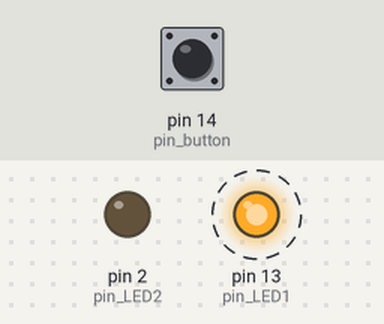
A sketch run on a simulated Arduino Uno, built with avr-gcc and run on an emulated ATmega328P. On the bench: output pins drawn as LEDs (lit = HIGH). Dashed ring = blinking. Inputs (shaded band) come from the test bench; at power-on: pin 14 (pin_button) LOW.

Above: at 1.2 s.
1.3 s: pin 14 (pin_button) pulled HIGH for 3.2 s
At 1.4 s:
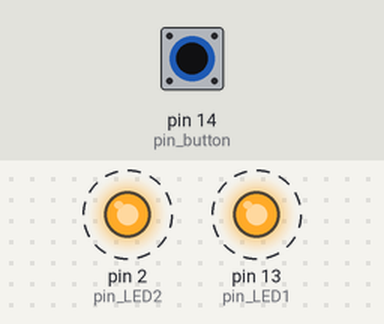
6.0 s: pin 14 (pin_button) pulled HIGH for 0.15 s
At 6.9 s:
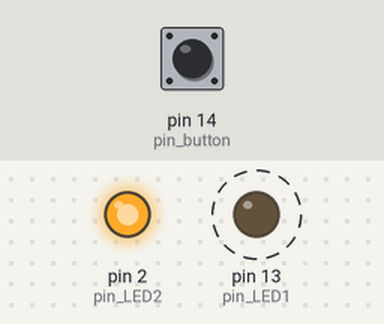
9.1 s: pin 14 (pin_button) pulled HIGH for 1 s
At 11.0 s:
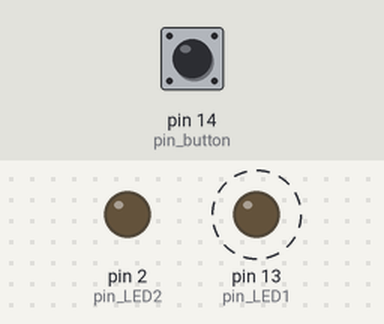
Timing chart, 0 to 18.1 s (numbered marks = the images above; inputs shaded):
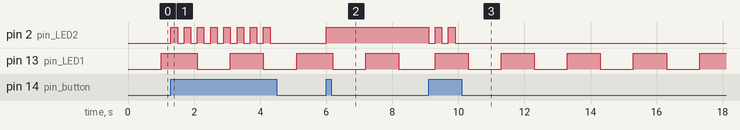

The sketch:

6-2-4.ino
```cpp
int pin_button=14;
const int pin_LED1=13, pin_LED2=2;
unsigned long time_previous, time_current;
boolean LED_state1 = false;
boolean LED_state2 = false;

void setup() {
  pinMode(pin_button, INPUT);
  pinMode(pin_LED1, OUTPUT);
  digitalWrite(pin_LED1, LED_state1);
  pinMode(pin_LED2, OUTPUT);
  digitalWrite(pin_LED2, LED_state2);
  time_previous = millis();
  Serial.begin(9600);
}

void loop() {
  time_current = millis();
  if(time_current - time_previous >= 1000){
    time_previous = time_current;
    LED_state1 = !LED_state1;
    digitalWrite(pin_LED1, LED_state1);
  }
  if(digitalRead(pin_button)){
    LED_state2=!LED_state2;
    digitalWrite(pin_LED2, LED_state2);
    delay(200);
  }
}
```

Measured:
- after the input at 1.3 s, pin 2 (pin_LED2): alternates HIGH for 0.20 s and LOW for 0.20 s, 16 changes in all, then stays LOW, starting at once
- after the input at 6.0 s, pin 2 (pin_LED2): LOW → HIGH at once
- after the input at 9.1 s, pin 2 (pin_LED2): alternates HIGH for 0.20 s and LOW for 0.20 s, 5 changes in all, then stays LOW, starting at once
- by itself, pin 13 (pin_LED1): alternates HIGH for 1.0 s and LOW for 1.0 s
